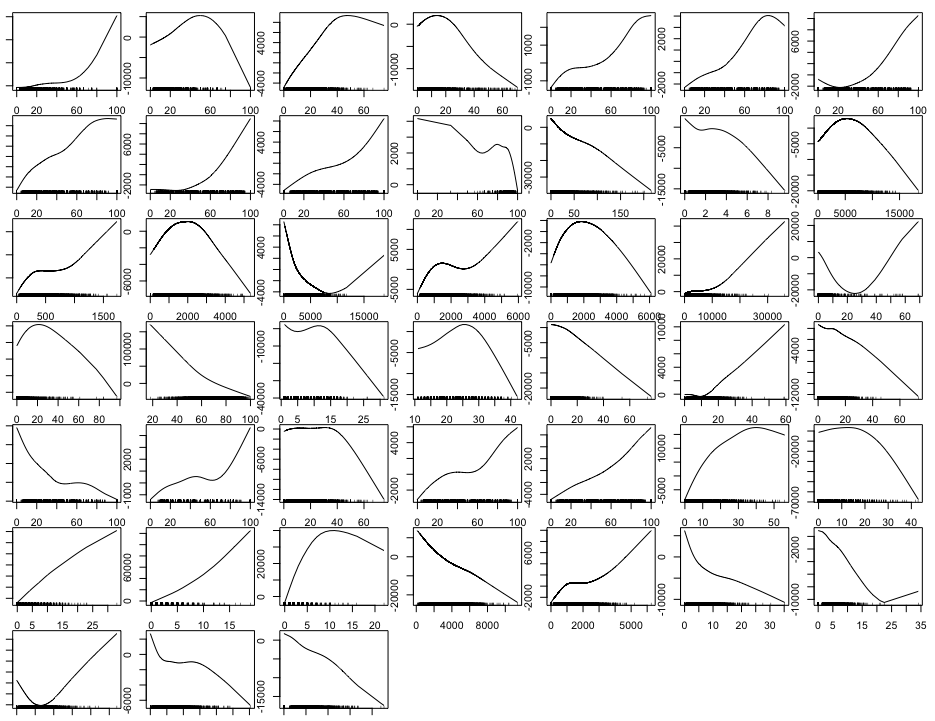

This figure's R source:


#fit a gam with splines contain their best df
library(gam)
  temp_shrinked_split <- na.omit(shrinked_dataset)
  nrow(temp_shrinked_split)
  
  train_assign <- sample(c(TRUE,FALSE), nrow(temp_shrinked_split) , TRUE, prob=c(0.90,0.10))
  train.subset <- data.frame(temp_shrinked_split[train_assign, ])  
  test.subset <- data.frame(temp_shrinked_split[!train_assign, ] )
  testx <- test.subset[,-46]
  
  
  #BEST DF
  #find the best df for every predictor
  df45 <- rep(0,45)
  for(i in 1:45) {
    temp <- smooth.spline((train.subset)[,i],train.subset$house_prices_mean,cv=TRUE)
    df45[i] <- round(temp$df , digits=2)
  }
  
  #assign df=3 for zero values
  for (i in 1:45) {
    if(df45[i]==0) {
    df45[i] = 3
    }
  }
  
  #structure syntax and gam fit
  xnam <- paste("s(",colnames(train.subset)[-46], ",df=",df45[-46],")" )
  fmla <- as.formula(paste("house_prices_mean ~ ", paste(xnam, collapse= "+")))
  gam.big=gam(fmla, data=train.subset , CV=TRUE)

  preds=predict(gam.big, testx)
  sqrt(mean((test.subset$house_prices_mean - preds)^2))
  par(mfrow=c(7,7))
  par(mar=c(1,1,1,1))
  plot.gam(gam.big)
